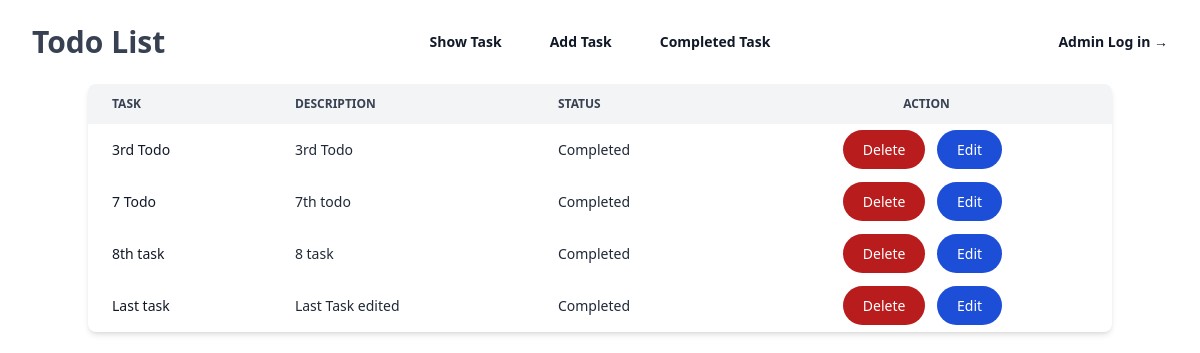
The page /completed-tasks on the database its author committed.
### todo/models.py (models this page shows)
class TaskModel(models.Model):
    taskTitle = models.CharField(max_length=30)
    taskDescription = models.CharField(max_length=100)
    is_completed = models.BooleanField(default=False)

### todo/views.py (the view)
# urls.py: path("completed-tasks", Completed_Task.as_view(), name="completed_task"),
class Completed_Task(ListView):
    model = TaskModel
    template_name = "completed_task.html"
    context_object_name = "tasks"
    def get_queryset(self):
        return TaskModel.objects.filter(is_completed=True)

### todo/templates/completed_task.html
{% extends "base.html" %}
{% block content %}
<div class="relative overflow-x-auto shadow-md sm:rounded-lg">
    <table class="w-full text-sm text-left text-gray-800">
        <thead class="text-xs text-gray-700 uppercase bg-gray-100">
            <tr>
                <th scope="col" class="px-6 py-3">
                    Task
                </th>
                <th scope="col" class="px-6 py-3">
                    Description
                </th>
                <th scope="col" class="px-6 py-3">
                    Status
                </th>
                <th scope="col" class="px-6 py-3 text-center">
                    Action
                </th>
            </tr>
        </thead>
        <tbody>
            {% for task in tasks %}
            <tr>
                <th scope="row" class="px-6 py-4 font-medium text-gray-900 whitespace-nowrap">
                    {{task.taskTitle}}
                </th>
                <td class="px-6 py-4">
                    {{task.taskDescription}}
                </td>
                <td class="px-6 py-4">
                   {% if task.is_completed %}
                   Completed
                   {% endif %}
                </td>
                <td class="px-6 py-4 text-center">
                    <a href="{% url 'delete_task' task.id %}" class="text-white bg-red-700 hover:bg-red-800 focus:outline-none focus:ring-4 focus:ring-red-300 font-medium rounded-full text-sm px-5 py-2.5 text-center mr-2 mb-2 dark:bg-red-600 dark:hover:bg-red-700 dark:focus:ring-red-900">Delete</a>
                    <a href="{% url 'edit_task' task.id %}" class="text-white bg-blue-700 hover:bg-blue-800 focus:outline-none focus:ring-4 focus:ring-blue-300 font-medium rounded-full text-sm px-5 py-2.5 text-center mr-2 mb-2 dark:bg-blue-600 dark:hover:bg-blue-700 dark:focus:ring-blue-800">Edit</a>
                </td>
            </tr>
            {% endfor %}
        </tbody>
    </table>
</div>
{% endblock content %}

### rows shown on the page
TaskModel: taskTitle "3rd Todo", taskDescription "3rd Todo", is_completed "Completed"
TaskModel: taskTitle "7 Todo", taskDescription "7th todo", is_completed "Completed"
TaskModel: taskTitle "8th task", taskDescription "8 task", is_completed "Completed"
TaskModel: taskTitle "Last task", taskDescription "Last Task edited", is_completed "Completed"
